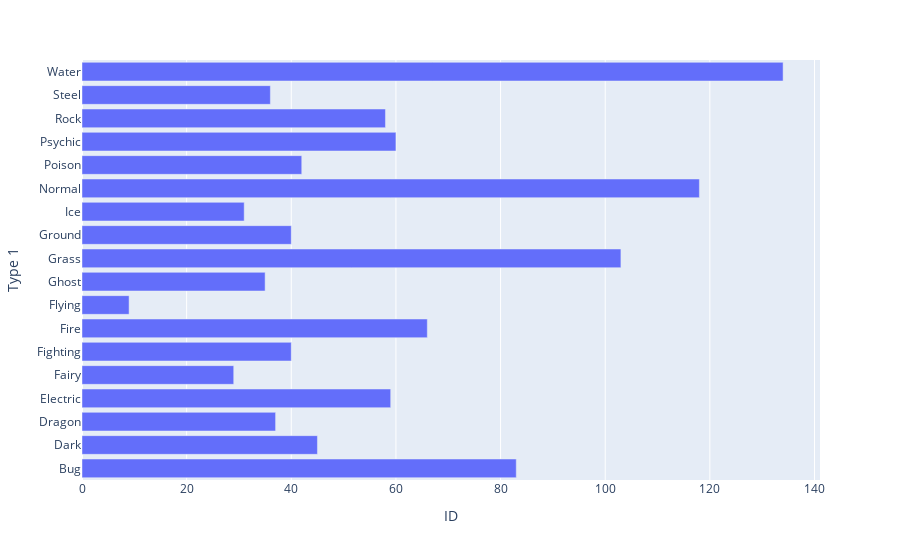

The notebook cell saved with this chart:
### Code cell
# essa figura agrupa os pokemon por seus tipos principais
fig_pokemon_by_type

### Figure 1 — Plotly figure (JSON) as saved in the notebook; plotly's stock layout.template omitted (floating-point values rounded to 4 significant figures)
{"data": [{"hovertemplate": "ID=%{x}<br>Type 1=%{y}<extra></extra>", "legendgroup": "", "marker": {"color": "#636efa", "pattern": {"shape": ""}}, "name": "", "orientation": "h", "showlegend": false, "textposition": "auto", "type": "bar", "x": [83, 45, 37, 59, 29, 40, 66, 9, 35, 103, 40, 31, 118, 42, 60, 58, 36, 134], "xaxis": "x", "y": ["Bug", "Dark", "Dragon", "Electric", "Fairy", "Fighting", "Fire", "Flying", "Ghost", "Grass", "Ground", "Ice", "Normal", "Poison", "Psychic", "Rock", "Steel", "Water"], "yaxis": "y"}], "layout": {"barmode": "relative", "legend": {"tracegroupgap": 0}, "margin": {"t": 60}, "xaxis": {"anchor": "y", "domain": [0, 1], "title": {"text": "ID"}}, "yaxis": {"anchor": "x", "domain": [0, 1], "title": {"text": "Type 1"}}}}
